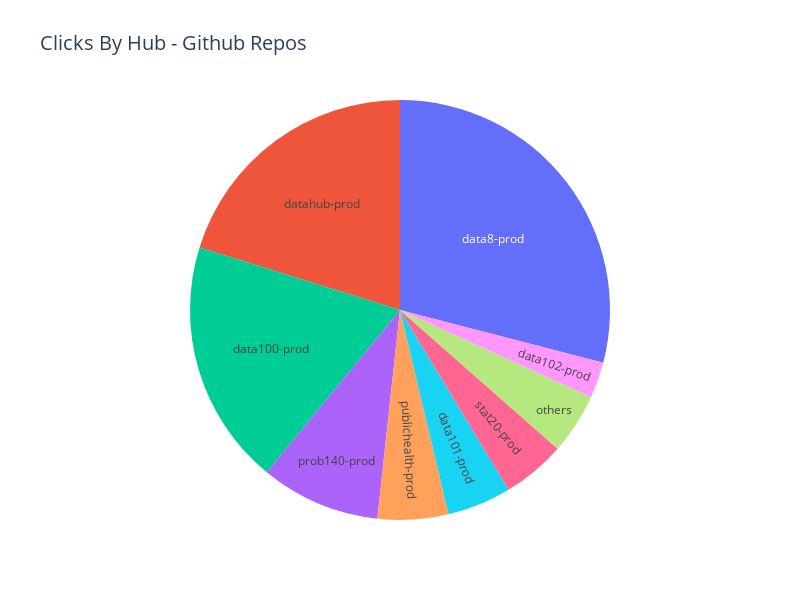

Notebook source saved alongside this figure:
### Code cell
clicks_by_hub = nbgitpuller_textPayload_df_pull_normal.hub.value_counts()

clicks_by_hub_top8 = dict(clicks_by_hub[:8])
clicks_by_hub_top8['others'] = clicks_by_hub[8:].sum()

clicks_by_hub_top8_df = pd.DataFrame(clicks_by_hub_top8.items(), columns=['hub', 'counts'])

fig = px.pie(clicks_by_hub_top8_df, values='counts', names='hub', title='Clicks By Hub - Github Repos')

fig.update_traces(
    textinfo='label',  
    hoverinfo='label+percent+value',  
    hovertemplate='<b>%{label}</b><br>Percentage: %{percent:.2%}<br>Count: %{value}<extra></extra>'
)

fig.update_layout(
    width=800,  
    height=600, 
    title_font_size=20,
    showlegend=False
)
fig.show()

### Figure 1 — Plotly figure (JSON) as saved in the notebook; plotly's stock layout.template omitted (floating-point values rounded to 4 significant figures)
{"data": [{"domain": {"x": [0, 1], "y": [0, 1]}, "hoverinfo": "label+percent+value", "hovertemplate": "<b>%{label}</b><br>Percentage: %{percent:.2%}<br>Count: %{value}<extra></extra>", "labels": ["data8-prod", "datahub-prod", "data100-prod", "prob140-prod", "publichealth-prod", "data101-prod", "stat20-prod", "data102-prod", "others"], "legendgroup": "", "name": "", "showlegend": true, "textinfo": "label", "type": "pie", "values": [17816, 12380, 11580, 5655, 3334, 3028, 2986, 1706, 2858]}], "layout": {"height": 600, "legend": {"tracegroupgap": 0}, "showlegend": false, "title": {"font": {"size": 20}, "text": "Clicks By Hub - Github Repos"}, "width": 800}}
